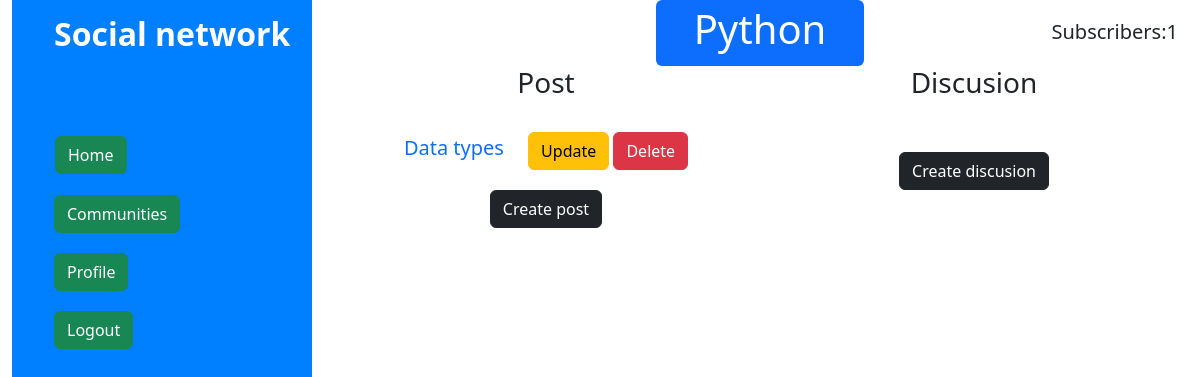
/social/community/1/ (signed in), run on the app's committed database.
### social/models.py (models this page shows, shortened)
class Community(models.Model):
    name = models.CharField(max_length=50)
    genre = models.ForeignKey(Genre, on_delete=models.CASCADE)
    author = models.ForeignKey(User, on_delete=models.PROTECT)
    subscribers = models.ManyToManyField(User,  blank=True, related_name='subscribers')

class Post(models.Model):
    name = models.CharField(max_length=50)
    post_html = HTMLField()
    community = models.ForeignKey(Community, on_delete=models.CASCADE, null=True)
    likes = models.ManyToManyField(User, blank=True, related_name='likes_post')
    author = models.ForeignKey(User, on_delete=models.PROTECT, null=True)

### social/views.py (the view)
# urls.py: path('community/<int:pk>/', views.CommunityDetailView.as_view(), name = 'community'),
class CommunityDetailView(IsSubscriberMixin ,DetailView):
    model = Community
    template_name = 'social/community_detail.html'
    context_object_name = 'community'
    def get_context_data(self, **kwargs):
        context = super().get_context_data(**kwargs)
        community = context['community']
        if self.request.user.is_active :
            context['profile'] = Profile.objects.filter(user = self.request.user).first()
        context['posts'] = community.post_set.all()
        context['discusions'] = community.discusion_set.all()
        return context

### social/mixins.py (called while the page is built)
    def get_context_data(self, **kwargs):
        context = super().get_context_data(**kwargs)
        instance = self.get_object()
        if self.request.user in instance.subscribers.all():
            context['is_subscriber'] = True
        else:
            context['is_subscriber'] = False
        return context

### templates/social/community_detail.html (shortened to what this page needs)
{% extends 'base.html' %}
{% block content %}
    <div class="container post-detail  ">
        <div class='main-text rounded'>
            <h1 >{{community.name}}</h1>
        </div>
        <div class="subscribers">
            <h5>Subscribers:{{community.subscribers.count}}</h5>
        </div>
        <div class="row d-flex " style="text-align: center;">
            <div class="col">
                <h3>Post</h3> <br>
                {% for post in posts %}
                    <div class="col" style="margin-bottom: 20px;">
                        <a href="{% url 'post_detail' post.pk %}" class="post_link" style="margin-right: 20px;">{{post.name}}</a>
                        {% if community.author == request.user %}
                            <a href="{% url 'post_update' community.pk post.pk %}"><button type="submit" class="btn btn-warning">Update</button></a>
                            <a href="{% url 'post_delete' community.pk post.pk %}"><button type="submit" class="btn btn-danger">Delete</button></a>
                        {% endif %}
                    </div>
                {%endfor%}
                <div class="col" style="margin-top: 20px;">
                {% if community.author == request.user%}
                    <a href="{% url 'post_create' community.pk %}"><button type="submit" class="btn btn-dark">Create post</button></a>
                {%endif%}
                </div>
            </div>
            <div class="col">
                <h3>Discusion </h3> <br>
                <div class="col" style="margin-top: 20px;">
                    {% if is_subscriber or community.author == request.user %}
                    <a href="{% url 'discusion_create' community.pk %}"><button type="submit" class="btn btn-dark">Create discusion</button></a>
                    {%endif%}
                </div>
            </div>
        </div>
    </div>
{%endblock%}

### static/css/styles.css (style rules this page uses)
.post_link { font-size: 20px; text-decoration: none; }
.main-text { text-align: center; color: white; background-color: #0d6efd; width: 25%; margin: 0 auto; padding: 5px; }
.post-detail { position: relative; }
.subscribers { position: absolute; top: 20px; right: 10px; }

### data on the page
Community: name "Python", subscribers.count "1"
Post: name "Data types"
